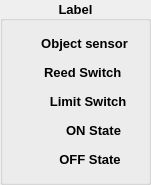
      <widget class="QGroupBox" name="label_group">
       <property name="geometry">
        <rect>
         <x>1730</x>
         <y>540</y>
         <width>151</width>
         <height>144</height>
        </rect>
       </property>
       <property name="font">
        <font>
         <family>Arial</family>
         <pointsize>10</pointsize>
         <weight>75</weight>
         <bold>true</bold>
        </font>
       </property>
       <property name="styleSheet">
        <string notr="true">QGroupBox#label_group{background-color: rgb(255, 255, 255);border-radius: 10px;spacing: 10}</string>
       </property>
       <property name="title">
        <string>Label</string>
       </property>
       <property name="alignment">
        <set>Qt::AlignCenter</set>
       </property>
       <layout class="QGridLayout" name="gridLayout_2">
        <item row="0" column="0">
         <layout class="QVBoxLayout" name="verticalLayout">
          <item>
           <widget class="QPushButton" name="pushButton_14">
            <property name="font">
             <font>
              <family>Arial</family>
              <pointsize>10</pointsize>
              <weight>75</weight>
              <bold>true</bold>
              <kerning>true</kerning>
             </font>
            </property>
            <property name="focusPolicy">
             <enum>Qt::NoFocus</enum>
            </property>
            <property name="toolTipDuration">
             <number>4</number>
            </property>
            <property name="text">
             <string>     Object sensor</string>
            </property>
            <property name="icon">
             <iconset resource="graphic.qrc">
              <normaloff>:/buttonImage/greenButton.png</normaloff>
              <disabledoff>:/buttonImage/redButton.png</disabledoff>
              <disabledon>:/buttonImage/redButton.png</disabledon>:/buttonImage/greenButton.png</iconset>
            </property>
            <property name="iconSize">
             <size>
              <width>20</width>
              <height>20</height>
             </size>
            </property>
            <property name="flat">
             <bool>true</bool>
            </property>
           </widget>
          </item>
          <item>
           <widget class="QPushButton" name="pushButton_19">
            <property name="font">
             <font>
              <family>Arial</family>
              <pointsize>10</pointsize>
              <weight>75</weight>
              <bold>true</bold>
              <kerning>true</kerning>
             </font>
            </property>
            <property name="focusPolicy">
             <enum>Qt::NoFocus</enum>
            </property>
            <property name="toolTipDuration">
             <number>4</number>
            </property>
            <property name="text">
             <string>    Reed Switch</string>
            </property>
            <property name="icon">
             <iconset resource="graphic.qrc">
              <normaloff>:/magneticSwitch/greenSquareButton.png</normaloff>
              <disabledoff>:/magneticSwitch/redSquareButton.png</disabledoff>:/magneticSwitch/greenSquareButton.png</iconset>
            </property>
            <property name="iconSize">
             <size>
              <width>20</width>
              <height>20</height>
             </size>
            </property>
            <property name="flat">
             <bool>true</bool>
            </property>
           </widget>
          </item>
          <item>
           <widget class="QPushButton" name="pushButton_15">
            <property name="font">
             <font>
              <family>Arial</family>
              <pointsize>10</pointsize>
              <weight>75</weight>
              <bold>true</bold>
              <kerning>true</kerning>
             </font>
            </property>
            <property name="focusPolicy">
             <enum>Qt::NoFocus</enum>
            </property>
            <property name="toolTipDuration">
             <number>4</number>
            </property>
            <property name="text">
             <string>       Limit Switch</string>
            </property>
            <property name="icon">
             <iconset resource="graphic.qrc">
              <normaloff>:/recSwitch/greenRec.png</normaloff>
              <disabledoff>:/recSwitch/redRec.png</disabledoff>:/recSwitch/greenRec.png</iconset>
            </property>
            <property name="iconSize">
             <size>
              <width>20</width>
              <height>20</height>
             </size>
            </property>
            <property name="flat">
             <bool>true</bool>
            </property>
           </widget>
          </item>
          <item>
           <widget class="QPushButton" name="pushButton_20">
            <property name="font">
             <font>
              <family>Arial</family>
              <pointsize>10</pointsize>
              <weight>75</weight>
              <bold>true</bold>
              <kerning>true</kerning>
             </font>
            </property>
            <property name="focusPolicy">
             <enum>Qt::NoFocus</enum>
            </property>
            <property name="toolTipDuration">
             <number>4</number>
            </property>
            <property name="text">
             <string>          ON State</string>
            </property>
            <property name="icon">
             <iconset resource="graphic.qrc">
              <normaloff>:/magneticSwitch/greenSquareButton.png</normaloff>
              <disabledoff>:/magneticSwitch/greenSquareButton.png</disabledoff>:/magneticSwitch/greenSquareButton.png</iconset>
            </property>
            <property name="iconSize">
             <size>
              <width>20</width>
              <height>20</height>
             </size>
            </property>
            <property name="flat">
             <bool>true</bool>
            </property>
           </widget>
          </item>
          <item>
           <widget class="QPushButton" name="pushButton_21">
            <property name="font">
             <font>
              <family>Arial</family>
              <pointsize>10</pointsize>
              <weight>75</weight>
              <bold>true</bold>
              <kerning>true</kerning>
             </font>
            </property>
            <property name="focusPolicy">
             <enum>Qt::NoFocus</enum>
            </property>
            <property name="toolTipDuration">
             <number>4</number>
            </property>
            <property name="text">
             <string>        OFF State</string>
            </property>
            <property name="icon">
             <iconset resource="graphic.qrc">
              <normaloff>:/magneticSwitch/redSquareButton.png</normaloff>
              <disabledoff>:/magneticSwitch/redSquareButton.png</disabledoff>:/magneticSwitch/redSquareButton.png</iconset>
            </property>
            <property name="iconSize">
             <size>
              <width>20</width>
              <height>20</height>
             </size>
            </property>
            <property name="flat">
             <bool>true</bool>
            </property>
           </widget>
          </item>
         </layout>
        </item>
       </layout>
      </widget>
